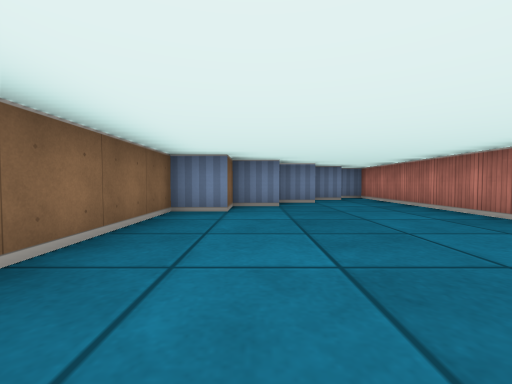
View 1 (above)

14 first-person views from a walk through a cub3D level. The camera is about half as high as the walls, tilts 2° down and sees 90° across. The floor is counted in squares. Each view is taken from the middle of a square. On the plan, view 1 faces up. The plan holds only what a view shows up to about 9 squares ahead; the rest is blank.

View 2
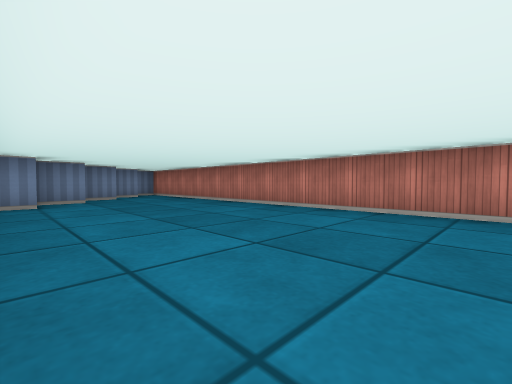

View 3
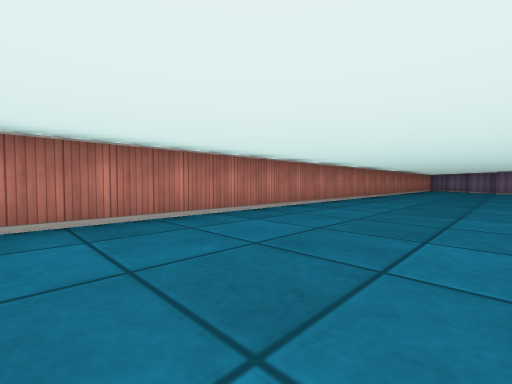

View 4
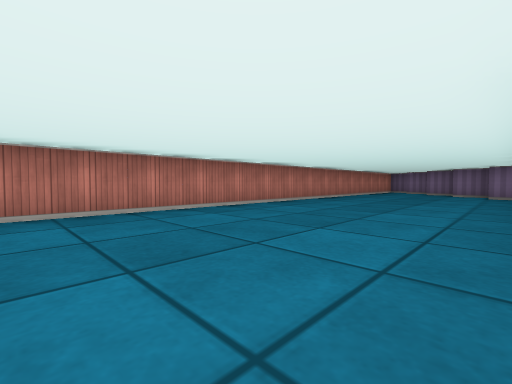

View 5
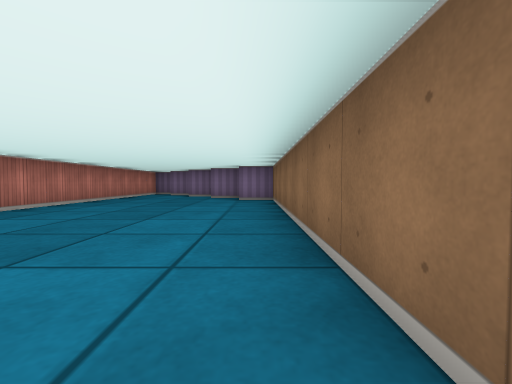

View 6
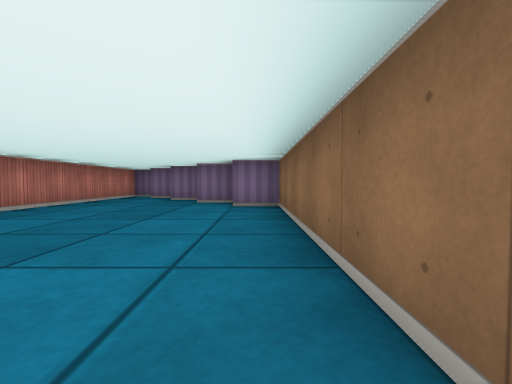

View 7
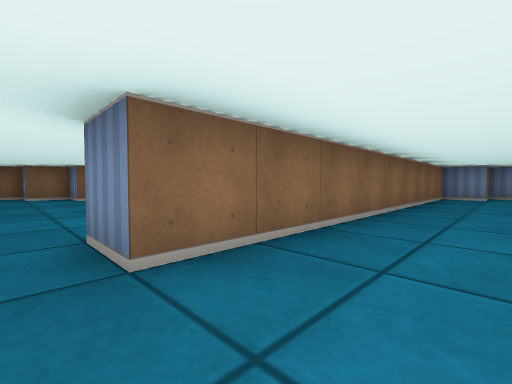

View 8
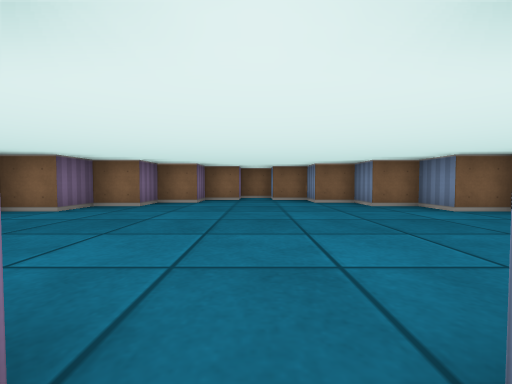

View 9
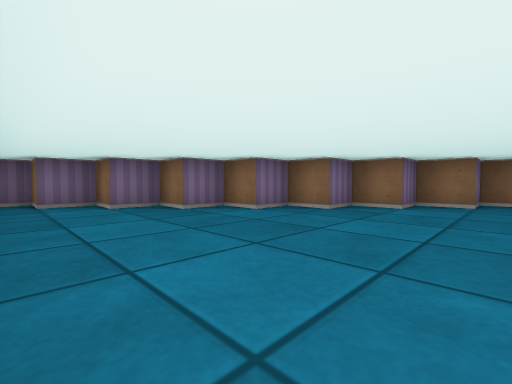

View 10
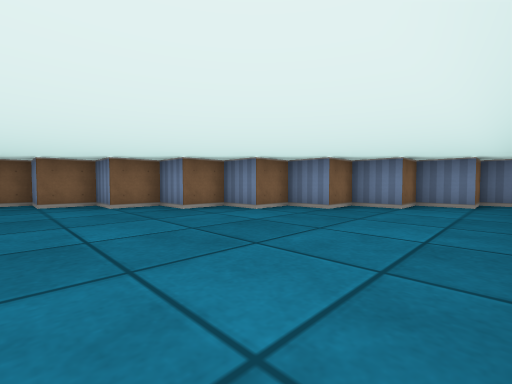

View 11
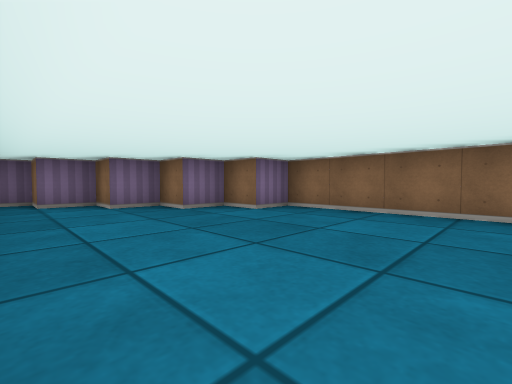

View 12
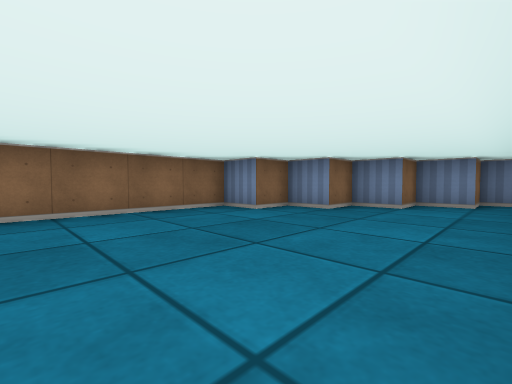

View 13
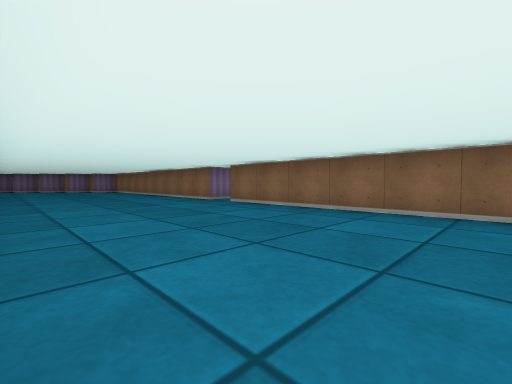

View 14
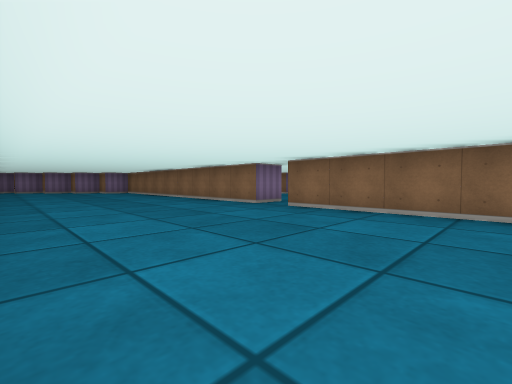

### Floor plan
Ten units are one square. View 1 is at (0, 0); x grows to the right and y downward. Boxes are objects, and circles mark ways between rooms. Rooms are numbered by the first view taken in them; rooms with no view inside come last. Other rooms are left out.
<svg viewBox="-110 -90 150 280">
<path fill="none" stroke="#000" d="M-25 55 -15 55 -15 145 -5 145 -5 155 5 155 5 165 15 165 15 175 25 175 25 185 30 185M35 180 35 -85 25 -85 25 -75 15 -75 15 -65 5 -65 5 -55 -5 -55 -5 -45 -15 -45 -15 45 -25 45M-29 -25 -35 -25 -35 -15 -45 -15 -45 -5 -55 -5 -55 5 -65 5 -65 15 -75 15 -75 25 -85 25 -85 35 -95 35 -95 45 -105 45 -105 55 -95 55 -95 65 -85 65 -85 75 -75 75 -75 85 -65 85 -65 95 -55 95 -55 105 -45 105 -45 115 -35 115 -35 125 -30 125"/>
<circle cx="-20" cy="50" r="3" fill="#2a7"/>
<text x="10" y="50">1</text>
<text x="-50" y="50">2</text>
</svg>
Room 1 opens to room 2.

Where each view was taken, in squares from view 1:
view 1: 0 up, 0 right, facing up
view 2: 2 down, 1 left, facing up-right
view 3: 0 up, 0 right, facing down-right
view 4: 4 down, 1 left, facing down-right
view 5: 7 down, 1 left, facing down
view 6: 9 down, 1 left, facing down
view 7: 5 down, 0 right, facing up-left
view 8: 5 down, 2 left, facing left
view 9: 5 down, 3 left, facing down-left
view 10: 5 down, 3 left, facing up-left
view 11: 11 down, 3 right, facing down-left
view 12: 1 up, 3 right, facing up-left
view 13: 1 up, 3 right, facing down-left
view 14: 1 down, 3 right, facing down-left
